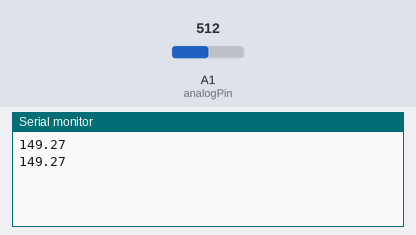
Bench run of a sketch on a simulated Arduino Uno, built with avr-gcc and run on an emulated ATmega328P. On the bench: the last lines printed to the serial monitor. Inputs (shaded band) come from the test bench; at power-on: A1 (analogPin) = 512.

Above: at 1.8 s.
1.9 s: A1 (analogPin) set to 716
At 2.8 s:
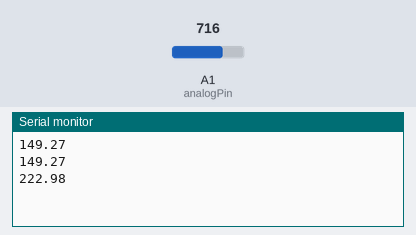
3.4 s: A1 (analogPin) set to 900
At 4.5 s:
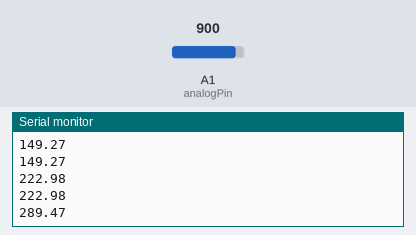
Timing chart, 0 to 6.4 s (numbered marks = the images above; inputs shaded):
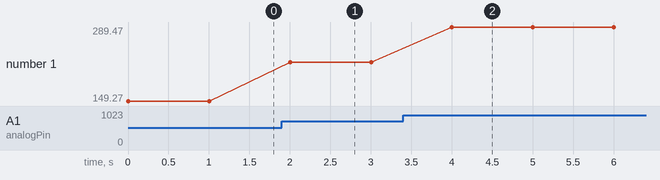

Measured:
- after the input at 1.9 s, the serial monitor: prints a new line after 0.10 s (image 1)
- after the input at 3.4 s, the serial monitor: prints a new line after 0.60 s (image 2)
- plotted number 1: 149.27 → 222.98 after the input at 1.9 s, 222.98 → 289.47 after the input at 3.4 s

The sketch:

pressure.ino
```cpp
auto analogPin = A1; // potentiometer wiper (middle terminal) connected to analog pin 1
                    // outside leads to ground and +5V
int input = 0;  // variable to store the value read
float scaled = 0;
void setup() {
  Serial.begin(9600);           //  setup serial
}

void loop() {
  input = analogRead(analogPin);  // read the input pin
  scaled = 0.36134 * input - 35.73916;
  Serial.println(scaled);          // debug value
  delay(1000);
}
```
